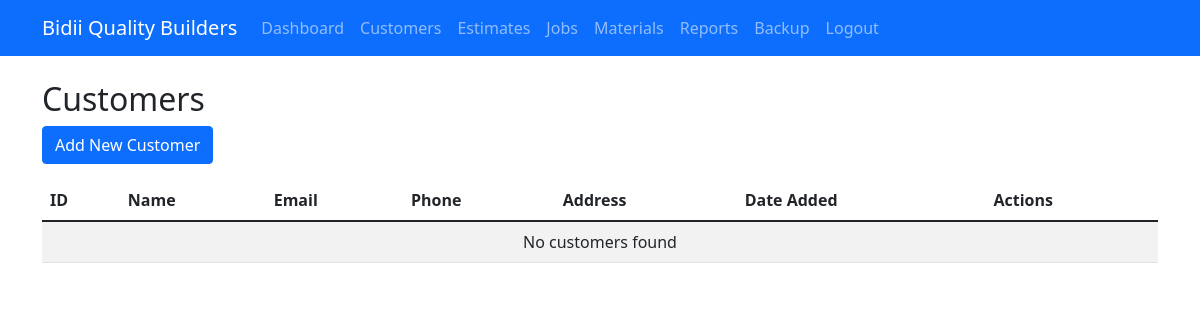
The page /customers/ (signed in) on the database as committed earlier.
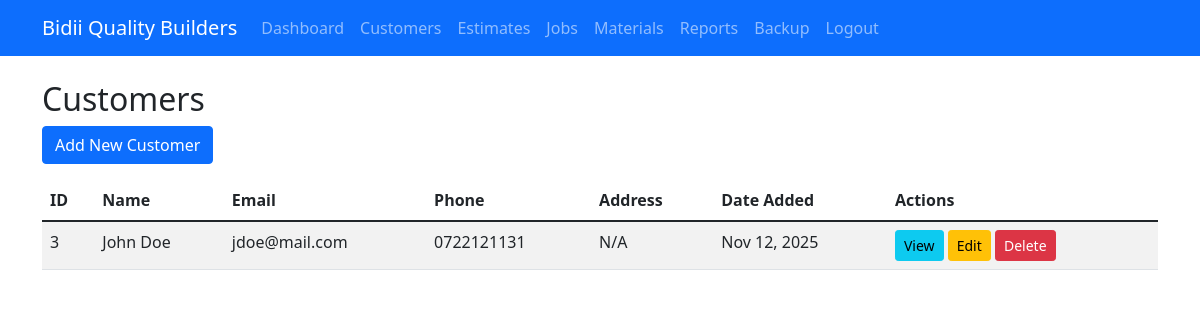
The same page on the database as committed later.
### bidii_builders/models.py (models this page shows, shortened)
class Customer(models.Model):
    user = models.OneToOneField(User, on_delete=models.CASCADE, null=True, blank=True)
    first_name = models.CharField(max_length=100)
    last_name = models.CharField(max_length=100)
    email = models.EmailField()
    phone = models.CharField(max_length=20)
    address = models.TextField()
    created_at = models.DateTimeField(auto_now_add=True)
    updated_at = models.DateTimeField(auto_now=True)
    @property
    def full_name(self):
        return f"{self.first_name} {self.last_name}"

### bidii_builders/views.py (the view)
# urls.py: path('customers/', views.customer_list, name='customer_list'),
@login_required
def customer_list(request):
    if not request.user.is_staff:
        return redirect('customer_dashboard')
    query = request.GET.get('q')
    if query:
        customers = Customer.objects.filter(
            Q(first_name__icontains=query) |
            Q(last_name__icontains=query) |
            Q(email__icontains=query) |
            Q(phone__icontains=query)
        )
    else:
        customers = Customer.objects.all()
    return render(request, 'bidii_builders/customers/list.html', {'customers': customers})

### templates/bidii_builders/customers/list.html (shortened to what this page needs)
{% extends 'base.html' %}
{% block content %}
<div class="row">
    <div class="col-md-12">
        <h2>Customers</h2>
        <a href="{% url 'customer_create' %}" class="btn btn-primary mb-3">Add New Customer</a>
    </div>
</div>
<div class="row">
    <div class="col-md-12">
        <table class="table table-striped">
            <thead>
                <tr>
                    <th>ID</th>
                    <th>Name</th>
                    <th>Email</th>
                    <th>Phone</th>
                    <th>Address</th>
                    <th>Date Added</th>
                    <th>Actions</th>
                </tr>
            </thead>
            <tbody>
                {% for customer in customers %}
                <tr>
                    <td>{{ customer.id }}</td>
                    <td>{{ customer.full_name }}</td>
                    <td>{{ customer.email }}</td>
                    <td>{{ customer.phone }}</td>
                    <td>{{ customer.address|truncatechars:50 }}</td>
                    <td>{{ customer.created_at|date:"M d, Y" }}</td>
                    <td>
                        <a href="{% url 'customer_detail' customer.id %}" class="btn btn-sm btn-info">View</a>
                        <a href="{% url 'customer_update' customer.id %}" class="btn btn-sm btn-warning">Edit</a>
                        <a href="{% url 'customer_delete' customer.id %}" class="btn btn-sm btn-danger">Delete</a>
                    </td>
                </tr>
                {% empty %}
                <tr>
                    <td colspan="7" class="text-center">No customers found</td>
                </tr>
                {% endfor %}
            </tbody>
        </table>
    </div>
</div>
{% endblock %}

### templates/base.html (shortened to what this page needs)
<!DOCTYPE html>
<html lang="en">
<head>
    <link href="https://cdn.jsdelivr.net/npm/bootstrap@5.1.3/dist/css/bootstrap.min.css" rel="stylesheet">
</head>
<body>
    <nav class="navbar navbar-expand-lg navbar-dark bg-primary">
        <div class="container">
            <a class="navbar-brand" href="{% if user.is_staff %}{% url 'dashboard' %}{% else %}{% url 'customer_dashboard' %}{% endif %}">Bidii Quality Builders</a>
            <div class="collapse navbar-collapse" id="navbarNav">
                <ul class="navbar-nav">
                    {% if user.is_staff %}
                        <li class="nav-item">
                            <a class="nav-link" href="{% url 'dashboard' %}">Dashboard</a>
                        </li>
                        <li class="nav-item">
                            <a class="nav-link" href="{% url 'customer_list' %}">Customers</a>
                        </li>
                        <li class="nav-item">
                            <a class="nav-link" href="{% url 'estimate_create' %}">Estimates</a>
                        </li>
                        <li class="nav-item">
                            <a class="nav-link" href="{% url 'job_schedule' %}">Jobs</a>
                        </li>
                        <li class="nav-item">
                            <a class="nav-link" href="{% url 'material_list' %}">Materials</a>
                        </li>
                        <li class="nav-item">
                            <a class="nav-link" href="{% url 'reports' %}">Reports</a>
                        </li>
                        <li class="nav-item">
                            <a class="nav-link" href="{% url 'backup' %}">Backup</a>
                        </li>
                    {% endif %}
                    <li class="nav-item ms-auto">
                        <a class="nav-link" href="#" onclick="document.getElementById('logout-form').submit();">Logout</a>
                    </li>
                </ul>
            </div>
        </div>
    </nav>
    <div class="container mt-4">
        {% block content %}
        {% endblock %}
    </div>
</body>
</html>

Rows that differ between the two databases and show on the page:
added Customer: id "3", full_name "John Doe", email "jdoe@mail.com", phone "0722121131", address "N/A", created_at "Nov 12, 2025"
Other text that changed with them:
text no longer shown: "No customers found"
